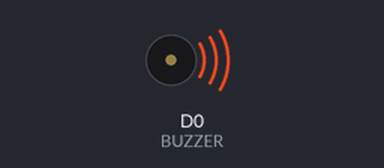
Recording of a sketch running on a simulated ESP8266 (NodeMCU). Parts: buzzer (waves = sounding, pin HIGH).

Above: at 0.05 s.
Timing chart, 0 to 3.0 s (numbered marks = the images above):
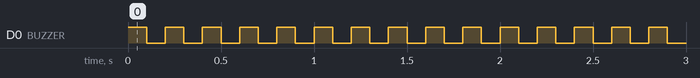

The sketch:

buzzer.ino
```cpp
#define BUZZER D0 //connect input pin of nusser
// the setup function runs once when you pass rest
void setup() {
  // initialize digital pin 0 as an output
pinMode(BUZZER,OUTPUT);
}
//the loop function runs over and over again forever
void loop() {
  // switching buzzer on and of rapidly
  digitalWrite(BUZZER,HIGH);//turn on buzzer
  delay(100);
  digitalWrite(BUZZER,LOW);//turn off buzzer
 delay(100);
}
```

Measured:
- by itself, D0 (BUZZER): alternates HIGH for 0.10 s and LOW for 0.10 s
